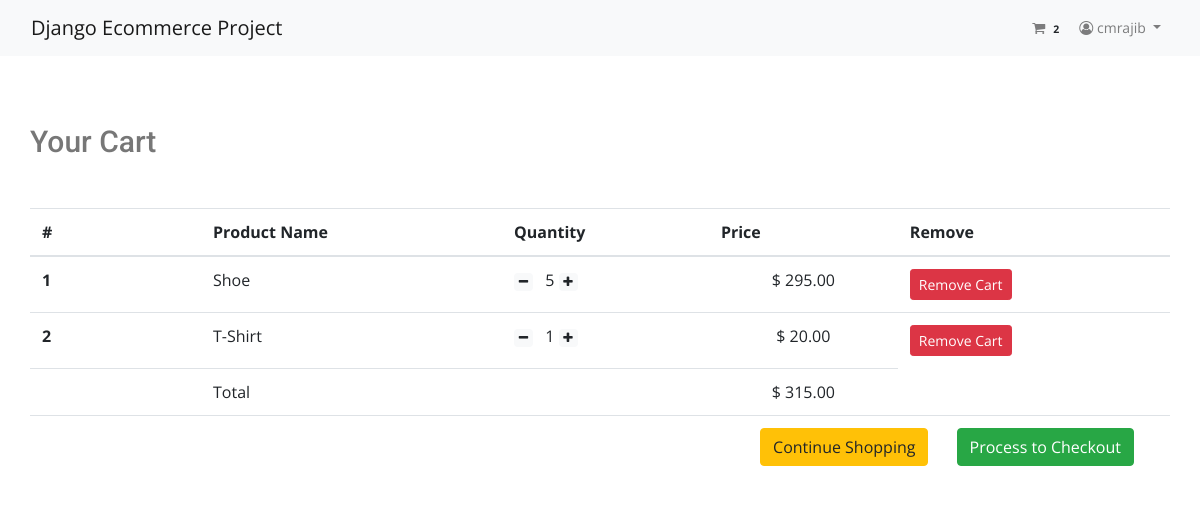
The app's page /shop/cart/ (signed in) with its own data.
### App_Login/models.py (models this page shows, shortened)
class User(AbstractBaseUser, PermissionsMixin):
    email = models.EmailField(unique=True, null=False)
    is_staff = models.BooleanField(
        ugettext_lazy('Staff'), default=False,
        help_text=ugettext_lazy('Designates whether the user can log in the site')
    )
    is_active = models.BooleanField(
        ugettext_lazy('active'),
        default=True,
        help_text=ugettext_lazy('Designates whether this user should be treatea as active')
    )
    USERNAME_FIELD = 'email'
    objects = MyUserManager()

class Profile(models.Model):
    user = models.OneToOneField(User, on_delete=models.CASCADE, related_name='profile')
    username = models.CharField(max_length=264, null=True, blank=True)
    full_name = models.CharField(max_length=264, null=True, blank=True)
    address_1 = models.TextField(max_length=300, null=True, blank=True)
    city = models.CharField(max_length=40, null=True, blank=True)
    zipcode = models.CharField(max_length=10, null=True, blank=True)
    country = models.CharField(max_length=20, null=True, blank=True)
    phone = models.CharField(max_length=20, null=True, blank=True)
    date_joined = models.DateTimeField(auto_now_add=True)

### App_Order/models.py (models this page shows, shortened)
class Order(models.Model):
    orderitems = models.ManyToManyField(Cart)
    user = models.ForeignKey(settings.AUTH_USER_MODEL, on_delete=models.CASCADE)
    ordered = models.BooleanField(default=False)
    created = models.DateTimeField(auto_now_add=True)
    paymentId = models.CharField(max_length=264, blank=True, null=True)
    orderId = models.CharField(max_length=200, blank=True, null=True)
    def get_totals(self):
        total = 0
        for order_item in self.orderitems.all():
            total += float(order_item.get_total())
        return total

class Cart(models.Model):
    user = models.ForeignKey(settings. AUTH_USER_MODEL, on_delete=models.CASCADE,related_name='cart')
    item = models.ForeignKey(Product,on_delete=models.CASCADE)
    quantity = models.IntegerField(default=1)
    purchased = models.BooleanField(default=False)
    created = models.DateTimeField(auto_now_add=True)
    updated = models.DateTimeField(auto_now=True)
    def get_total(self):
        total = self.item.price * self.quantity
        float_total = format(total, '0.2f')
        return float_total

### App_Shop/models.py (models this page shows, shortened)
class Product(models.Model):
    mainimage = models.ImageField(upload_to='Product')
    name = models.CharField(max_length=264)
    category = models.ForeignKey(Category, on_delete=models.CASCADE, related_name='category')
    preview_text = models.TextField(max_length=200, verbose_name='Preview Text')
    details_text = models.TextField(max_length=1000, verbose_name='Description')
    price = models.FloatField()
    old_price = models.FloatField(default=0.0)
    created = models.DateTimeField(auto_now_add=True)
    class Meta:
        ordering = ['created',]

### App_Order/views.py (the view)
# urls.py: path('cart/', views.cart_view, name="cart"),
@login_required
def cart_view(request):
    carts = Cart.objects.filter(user=request.user, purchased=False)
    orders = Order.objects.filter(user=request.user, ordered=False)
    if carts.exists() and orders.exists():
        order = orders[0]
        return render(request, 'App_Order/cart.html', context={'carts':carts,'order':order})
    else:
        messages.warning(request, "You don't have any item in your cart")
        return redirect("App_Shop:home")

### App_Order/templatetags/cart_tag.py (called while the page is built)
@register.filter
def cart_total(user):
    order = Order.objects.filter(user=user, ordered=False)
    if order.exists():
        return order[0].orderitems.count()
    else:
        return 0

### templates/App_Order/cart.html
{% extends 'base.html' %}
{% block body_block %}
<div class="container my-5">
  <div class="my-5">
    <h2>Your Cart</h2>
  </div>
  <table class="table table-hover">
    <thead>
      <tr>
        <th scope="col" width="15%">#</th>
        <th scope="col">Product Name </th>
        <th scope="col">Quantity</th>
        <th scope="col" align="center">Price </th>
        <th scope="col">Remove </th>
      </tr>
    </thead>
    <tbody>
      {% for cart in carts %}
      <tr>
        <th scope="row">{{ forloop.counter }}</th>
        <td>{{ cart.item.name }}</td>
        <td>
          <a class="mr-2" href="{% url 'App_Order:decrease' cart.item.pk %}"><span class="badge badge-light">
            <i class="fa fa-minus" aria-hidden="true"></i></span></a>
          {{ cart.quantity }}
         <a  class="mr-2" href="{% url 'App_Order:increase' cart.item.pk %}"><span class="badge badge-light">
            <i class="fa fa-plus" aria-hidden="true"></i></span></a>
        </td>
        <td align="center">$ {{ cart.get_total }} </td>
        <td> <a href="{% url 'App_Order:remove' cart.item.pk %}" class="btn btn-danger btn-sm">Remove Cart</a> </td>
      </tr>
      {% endfor %}
<tr>
  <th scope="row"></th>
  <td colspan="2">Total</td>
  <td align="center"> $ {{ order.get_totals | floatformat:2  }} </td>
</tr>
<tr>
  <th scope="row"></th>
  <td colspan="4" class="text-right">
 <a href="{% url 'App_Shop:home' %}" class="btn btn-warning mr-4">Continue Shopping</a>
  <a href="{% url 'App_Payment:checkout' %}" class="btn btn-success mr-4">Process to Checkout</a>
  </td>
</tr>
    </tbody>
  </table>
</div>
{% endblock %}

### templates/navbar.html (shortened to what this page needs)
{% load cart_tag %}
<nav class="navbar navbar-expand-lg navbar-light bg-light">
  <div class="container">
    <a class="navbar-brand" href="{% url 'App_Shop:home' %}"> Django Ecommerce Project</a>
<div class="collapse navbar-collapse" id="navbarNav">
  <ul class="navbar-nav ml-auto">
    {% if request.user.is_authenticated %}
    <li class="nav-item">
 <a class="nav-link" href=" {% url 'App_Order:cart' %} ">
   <i class="fa fa-shopping-cart" aria-hidden="true"></i>
<span class="badge badge-light"> {{ request.user | cart_total }}</span>
 </a>
    </li>
  <li class="nav-item dropdown">
 <a class="nav-link dropdown-toggle" href="#" id="navbarDropdown" role="button"
 data-toggle="dropdown" aria-haspopup="true" aria-expanded="false">
<i class="fa fa-user-circle-o"></i> {{ request.user.profile.username }}  </a>
  </li>
{% else %}
 <li class="nav-item">
   <a href="{% url 'App_Login:login' %}" class="btn btn-info btn-sm"> Login</a>
   <a href="{% url 'App_Login:signup' %}" class="btn btn-info btn-sm"> Signup</a>
 </li>
{% endif %}
  </ul>
    </div>
  </div>
</nav>

### static/css/style.css (style rules this page uses)
a { text-decoration: none; -webkit-transition: all 0.3s ease-in-out; -o-transition: all 0.3s ease-in-out; transition: all 0.3s ease-in-out; }
body { line-height: 24px; font-size: 14px; font-family: "Open Sans", sans-serif; font-weight: normal; color: #777777; }
h1, h2, h3, h4, h5, h6 { font-family: "Roboto", sans-serif; font-weight: 500; }
@media (min-width: 1200px) { .container { max-width: 1200px; } }
h2 { font-size: 30px; }

### records on screen
User: user|cart_total "2", user.profile.username "cmrajib"
Cart: item.name "Shoe", quantity "5", get_total "295.00"
Cart: item.name "T-Shirt", quantity "1", get_total "20.00"
Order: get_totals "315.00"
